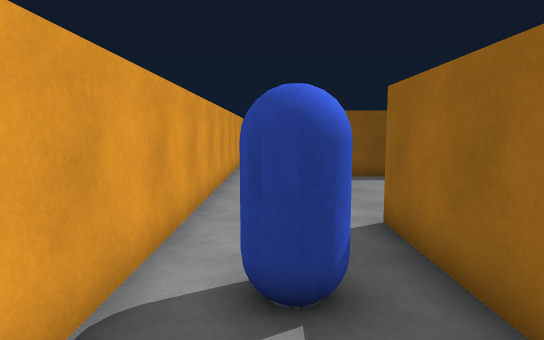
View 1 (above)

18 first-person views from a walk through a scene from a Unity 3-D project. The camera is 1.5 m above the floor, tilts 6° down and sees 75° across. The floor is counted in squares, 1 m on a side. Each view is taken from the middle of a square. On the plan, view 1 faces up. The plan holds only what a view shows up to about 16 squares ahead; the rest is blank. The place goes on beyond the plan. The player is left out.

View 2
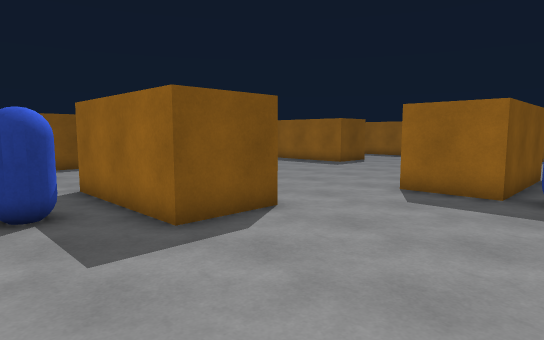

View 3
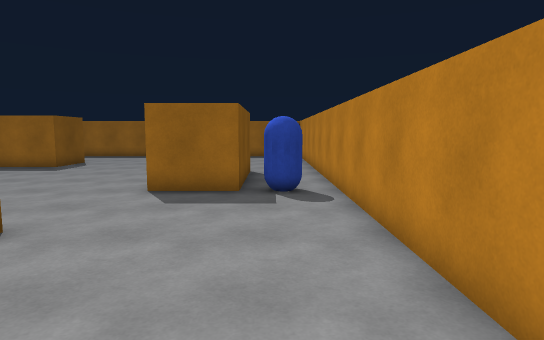

View 4
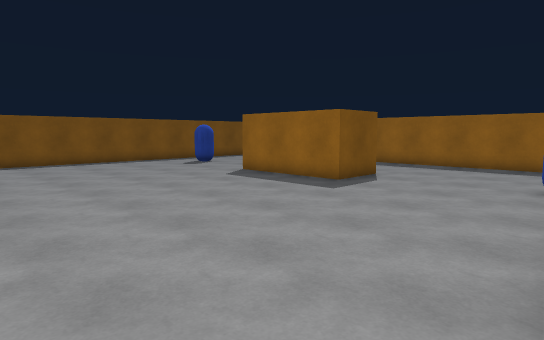

View 5
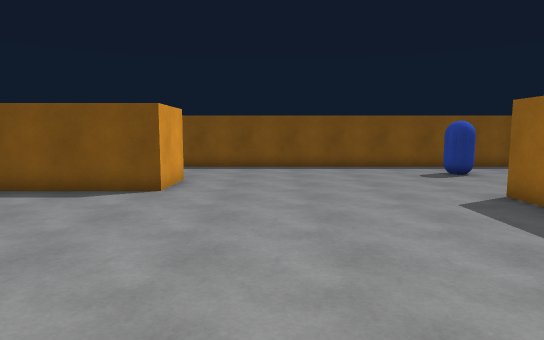

View 6
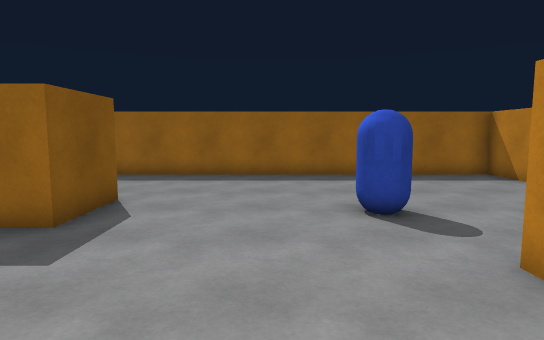

View 7
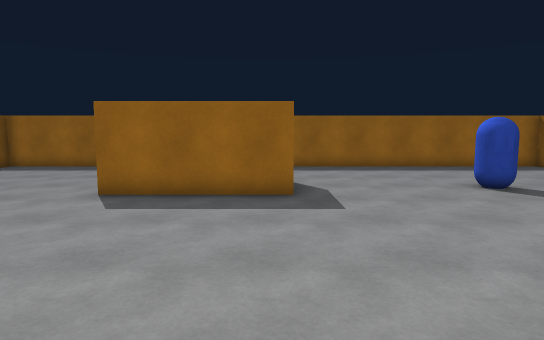

View 8
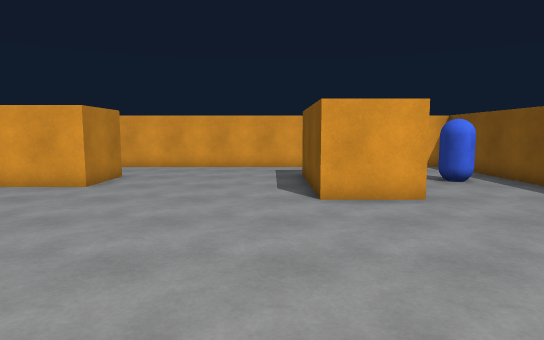

View 9
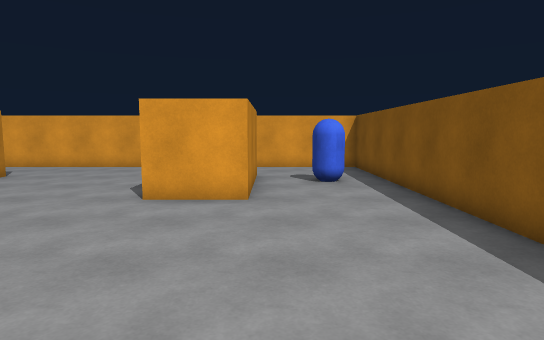

View 10
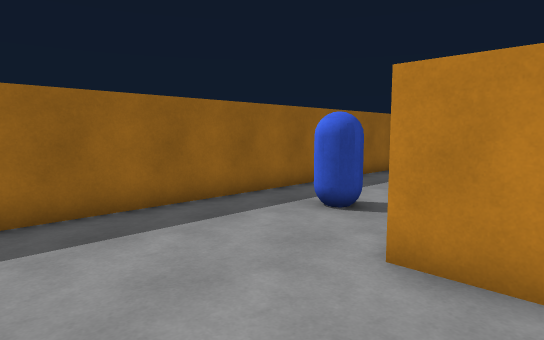

View 11
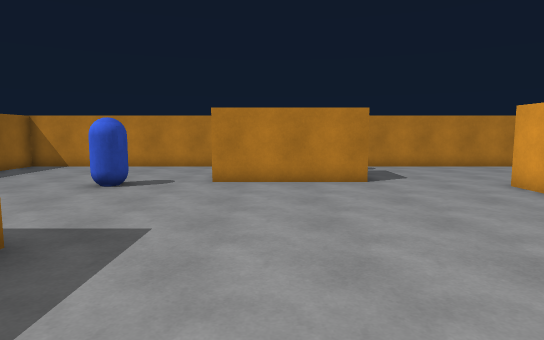

View 12
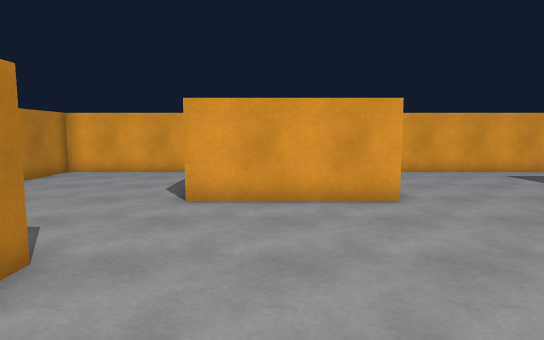

View 13
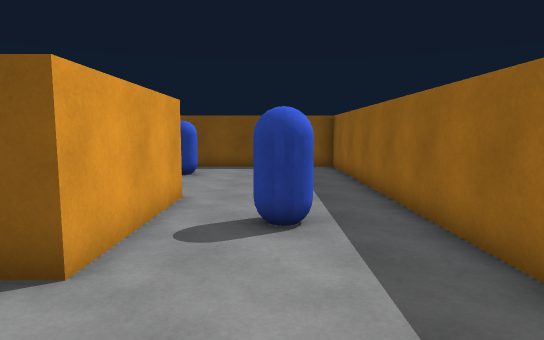

View 14
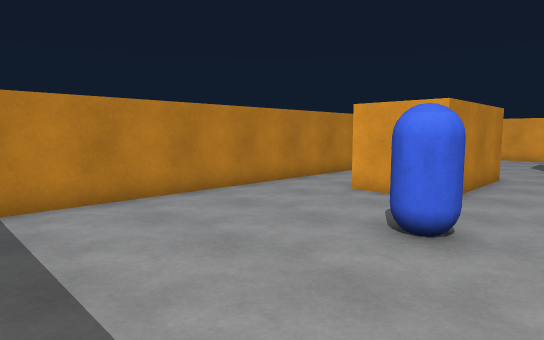

View 15
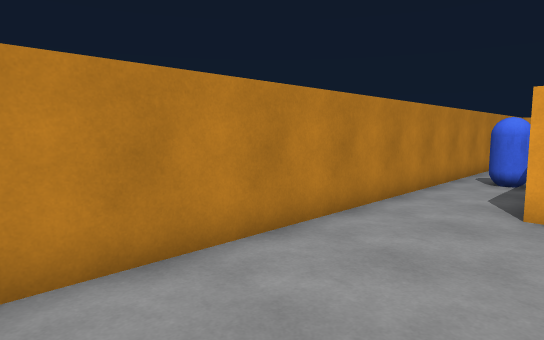

View 16
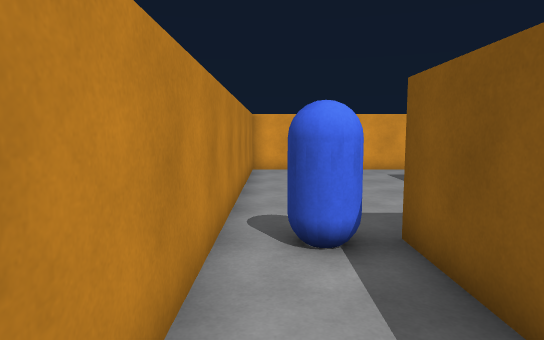

View 17
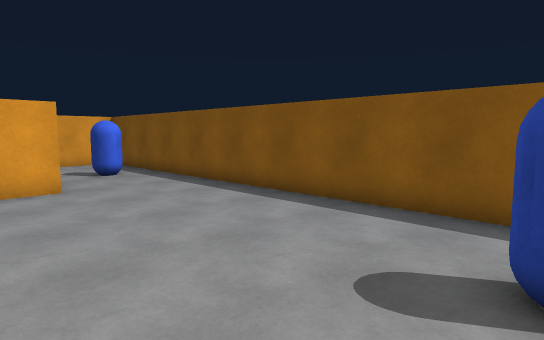

View 18
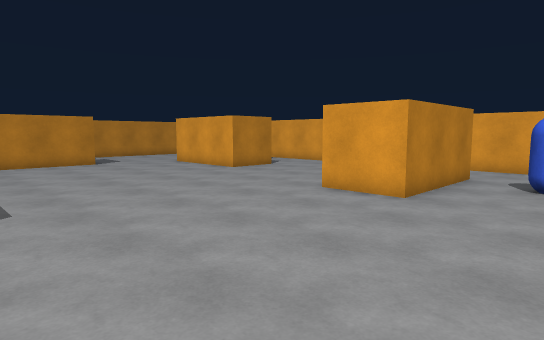

### Floor plan
Points are (right, up) in squares from view 1. A wall is a line through its corners. A room is listed if a view was taken in it or the views show most of it. See-through windows are left out.
Room 1 (views 1, 2, 3, 4, 5, 6, 7, 8, 9, 10, 11, 12, 13, 14, 15, 16, 17, 18)
walls: (4.2, 5.8) (4.2, 1.1) (1.9, 1.1) (1.9, 5.8) (4.2, 5.8); (15.4, 11.2) (16.9, 11.2) (16.9, 6.5) (14.5, 6.5) (14.5, 11.2); (12.8, -1) (12.8, -2.1) (8.1, -2.1) (8.1, 0.2) (12.9, 0.2); (1.2, 14.5) (6.1, 14.5) (6.1, 12.1) (1.5, 12.1); (-1.5, 18.7) (-1.5, -4.8) (21.7, -4.8) (21.7, 18.7) (-1.5, 18.7)
objects: capsule (0, 3) to (1, 4); capsule (3, 16) to (3, 17); capsule (8, -4) to (9, -3); capsule (15, 1) to (16, 1); capsule (15, 15) to (16, 16); capsule (19, 8) to (20, 9)

Positions as (right, up) in squares from view 1, and headings:
1: (0, 0), facing up
2: (-1, -4), facing up-right
3: (-1, -3), facing right
4: (5, 0), facing up-right
5: (9, 3), facing up
6: (9, 3), facing right
7: (6, 7), facing right
8: (14, 11), facing left
9: (14, 15), facing left
10: (15, 15), facing down-right
11: (11, 11), facing down
12: (12, 3), facing left
13: (19, 3), facing up
14: (21, 3), facing down-left
15: (20, -1), facing down-left
16: (13, -4), facing left
17: (16, 12), facing up-left
18: (14, 18), facing down-left
